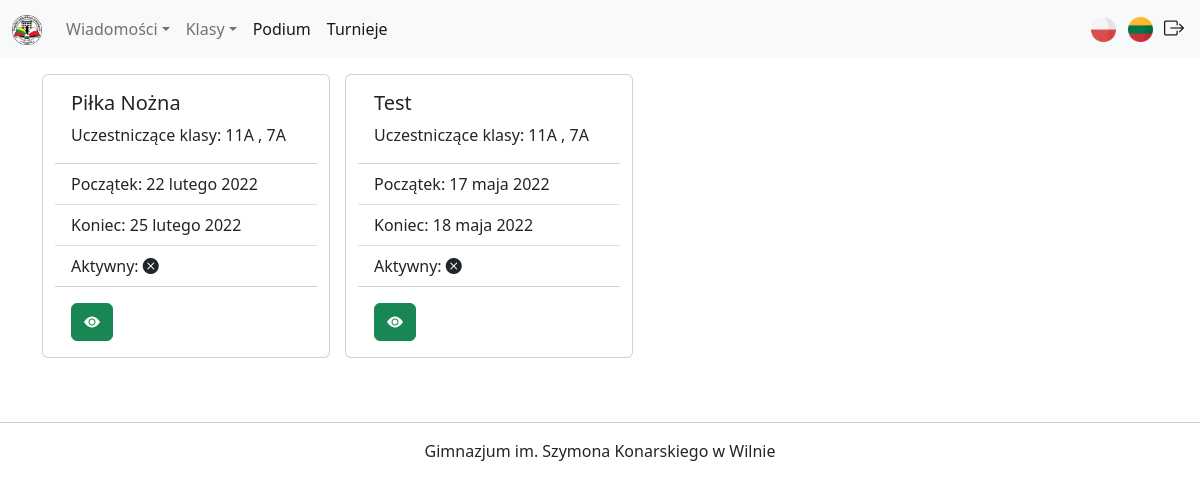
The page /pl/tournaments/ on the database its author committed.
### tournaments/models.py (models this page shows, shortened)
class Tournament(models.Model):
    tournament_name = models.CharField(verbose_name=_("Nazwa turnieju"), max_length=100)
    tournament_classes = models.ManyToManyField(Classes, verbose_name=_("Uczestniczące klasy"), null=False, related_name='classes')
    tournament_start_date = models.DateField(verbose_name=_("Data początku"))
    tournament_end_date = models.DateField(verbose_name=_("Data końca"))
    tournament_is_active = models.BooleanField(verbose_name=_("Aktywny (tak/nie)"), default=False)

### points/models.py (models this page shows, shortened)
class Classes(models.Model):
    SCHOOL_LETTER_CHOICES = [
        ("A", "A"),
        ("B", "B"),
        ("C", "C"),
        ("D", "D"),
        ("E", "E"),
    ]
    SCHOOL_LEVEL_CHOICES = [
        (_("Klasy początkowe"), _("Klasy początkowe")),
        (_("Klasy średnie"), _("Klasy średnie")),
        (_("Klasy starsze"), _("Klasy starsze")),
    ]
    class_number = models.PositiveSmallIntegerField(verbose_name=_("Numer klasy"),
        validators=[MinValueValidator(1), MaxValueValidator(12)], null=False
    )
    class_letter = models.CharField(verbose_name=_("Litera klasy"),
        max_length=1, choices=SCHOOL_LETTER_CHOICES, default="A"
    )
    class_school_level = models.CharField(_("Poziom szkolnictwa"),
        max_length=16, choices=SCHOOL_LEVEL_CHOICES, default="Klasy średnie"
    )
    class_teacher_name = models.CharField(verbose_name=_("Imię wychowawczyni"), max_length=20)
    class_teacher_surname = models.CharField(verbose_name=_("Nazwisko wychowawczyni"), max_length=20)
    class_points = models.PositiveSmallIntegerField(verbose_name=_("Punkty"),
        validators=[MinValueValidator(0), MaxValueValidator(999)], null=False,
        default=0
    )

### tournaments/views.py (the view)
# urls.py: path("", views.TournamentsList.as_view(), name="tournaments_list"),
class TournamentsList(ListView):
    template_name = "home.html"
    model = Tournament
    context_object_name = "tournaments"

### tournaments/templates/home.html (shortened to what this page needs)
{% extends "base.html" %}
{% load static %}
{% load i18n %}
{% block content %}
    <div class="container">
        <div class="row">
            {% for tournament in tournaments %}
                <div class="card mb-3" style="width: 18rem; margin-right: 15px;">
                    <div class="card-body">
                        <h5 class="card-title">{{ tournament.tournament_name | title }}</h5>
                        <p class="card-text">{% trans "Uczestniczące klasy:" %}
                            {% for class in tournament.tournament_classes.all %}
                                {{ class.class_number }}{{ class.class_letter}}
                                {% if tournament.tournament_classes.all|length != forloop.counter %},{% endif %}
                            {% endfor %}
                        </p>
                    </div>
                    <ul class="list-group list-group-flush">
                        <li class="list-group-item">{% trans "Początek:" %} {{ tournament.tournament_start_date }}</li>
                        <li class="list-group-item">{% trans "Koniec:" %} {{ tournament.tournament_end_date }}</li>
                        {% if tournament.tournament_is_active %}
                            <li class="list-group-item">{% trans "Aktywny:" %} <i class="bi bi-check-circle-fill"></i></li>
                        {% else %}
                            <li class="list-group-item">{% trans "Aktywny:" %} <i class="bi bi-x-circle-fill"></i></li>
                        {% endif %}
                    </ul>
                    <div class="card-body">
                        <a href="{% url 'tournaments:tournament_detail' pk=tournament.id %}" class="btn btn-success"><i class="bi bi-eye-fill"></i></a>
                    </div>
                </div>
            {% endfor %}
        </div>
    </div>
{% endblock %}

### static/styles.css (style rules this page uses)
body { overflow-x: hidden; }

### rows shown on the page
Tournament: tournament_name "Piłka Nożna", tournament_start_date "22 lutego 2022", tournament_end_date "25 lutego 2022"
Classes: class_number "11", class_letter "A"
Classes: class_number "7", class_letter "A"
Tournament: tournament_name "Test", tournament_start_date "17 maja 2022", tournament_end_date "18 maja 2022"
